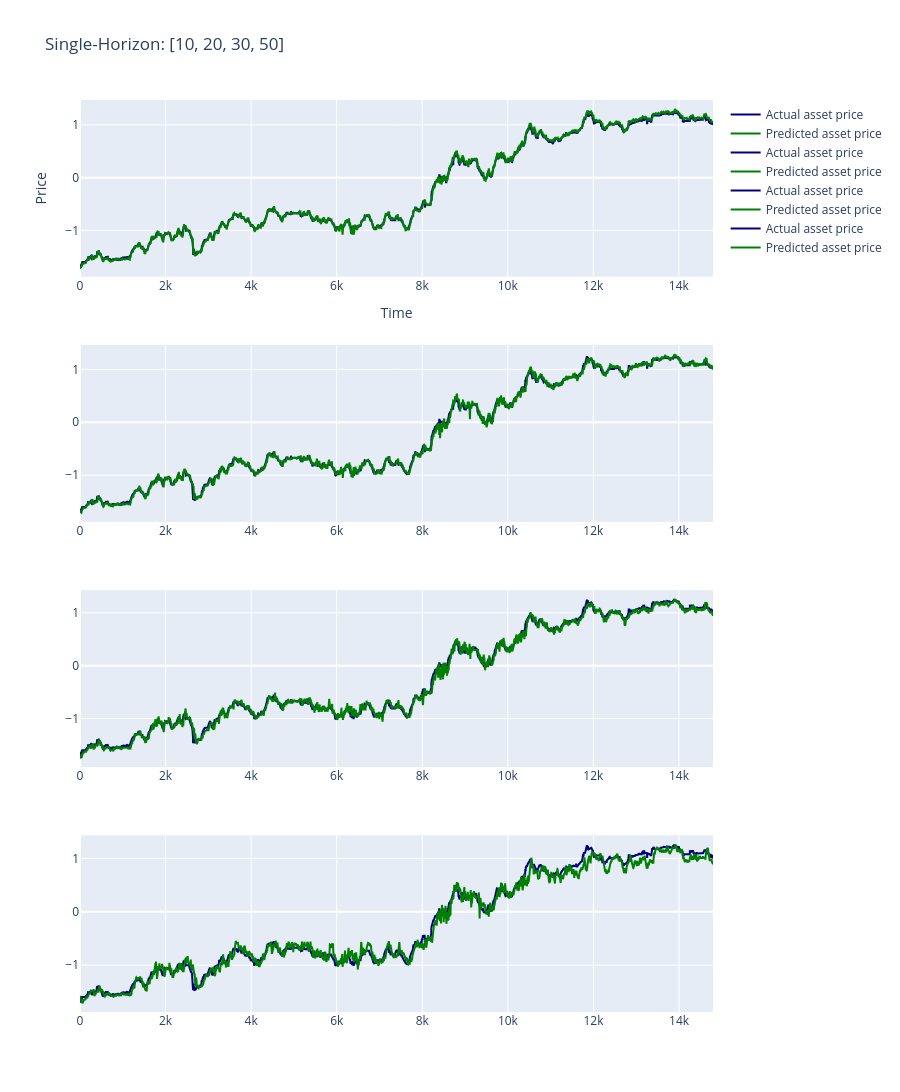

Notebook code for this chart:
### Markdown cell above
The simple LSTM model performs well, beating both the dummy regressors.

### Code cell
# final html plot for single horizon regression:
fig = make_subplots(rows=4, cols=1)
fig.add_scatter(y=true_10[:,0], mode='lines', name= "Actual asset price", line_color = "navy", row=1, col=1)
fig.add_scatter(y=pred_10[:,0], mode='lines', name= "Predicted asset price", line_color = "green", row=1, col=1)
fig.add_scatter(y=true_20[:,0], mode='lines', name= "Actual asset price", line_color = "navy", row=2, col=1)
fig.add_scatter(y=pred_20[:,0], mode='lines', name= "Predicted asset price", line_color = "green", row=2, col=1)
fig.add_scatter(y=true_30[:,0], mode='lines', name= "Actual asset price", line_color = "navy", row=3, col=1)
fig.add_scatter(y=pred_30[:,0], mode='lines', name= "Predicted asset price", line_color = "green", row=3, col=1)
fig.add_scatter(y=true_50[:,0], mode='lines', name= "Actual asset price", line_color = "navy", row=4, col=1)
fig.add_scatter(y=pred_50[:,0], mode='lines', name= "Predicted asset price", line_color = "green", row=4, col=1)
fig.update_layout(title = f"Single-Horizon: [10, 20, 30, 50]", xaxis_title = "Time", yaxis_title = "Price", height=1600)
fig.write_html(f'./figures/{best_model.name}-SH-all-FI-reg-pryce.html')
fig.show()

### Figure 1 — Plotly figure (JSON) as saved in the notebook; plotly's stock layout.template omitted (floating-point values rounded to 4 significant figures; data arrays with more than 128 entries replaced by an {"elided": "..."} marker saying what was removed)
{"data": [{"line": {"color": "navy"}, "mode": "lines", "name": "Actual asset price", "type": "scatter", "xaxis": "x", "y": {"elided": "14800 float values"}, "yaxis": "y"}, {"line": {"color": "green"}, "mode": "lines", "name": "Predicted asset price", "type": "scatter", "xaxis": "x", "y": {"elided": "14800 float values"}, "yaxis": "y"}, {"line": {"color": "navy"}, "mode": "lines", "name": "Actual asset price", "type": "scatter", "xaxis": "x2", "y": {"elided": "14798 float values"}, "yaxis": "y2"}, {"line": {"color": "green"}, "mode": "lines", "name": "Predicted asset price", "type": "scatter", "xaxis": "x2", "y": {"elided": "14798 float values"}, "yaxis": "y2"}, {"line": {"color": "navy"}, "mode": "lines", "name": "Actual asset price", "type": "scatter", "xaxis": "x3", "y": {"elided": "14797 float values"}, "yaxis": "y3"}, {"line": {"color": "green"}, "mode": "lines", "name": "Predicted asset price", "type": "scatter", "xaxis": "x3", "y": {"elided": "14797 float values"}, "yaxis": "y3"}, {"line": {"color": "navy"}, "mode": "lines", "name": "Actual asset price", "type": "scatter", "xaxis": "x4", "y": {"elided": "14794 float values"}, "yaxis": "y4"}, {"line": {"color": "green"}, "mode": "lines", "name": "Predicted asset price", "type": "scatter", "xaxis": "x4", "y": {"elided": "14794 float values"}, "yaxis": "y4"}], "layout": {"height": 1600, "title": {"text": "Single-Horizon: [10, 20, 30, 50]"}, "xaxis": {"anchor": "y", "domain": [0, 1], "title": {"text": "Time"}}, "xaxis2": {"anchor": "y2", "domain": [0, 1]}, "xaxis3": {"anchor": "y3", "domain": [0, 1]}, "xaxis4": {"anchor": "y4", "domain": [0, 1]}, "yaxis": {"anchor": "x", "domain": [0.8063, 1], "title": {"text": "Price"}}, "yaxis2": {"anchor": "x2", "domain": [0.5375, 0.7312]}, "yaxis3": {"anchor": "x3", "domain": [0.2687, 0.4625]}, "yaxis4": {"anchor": "x4", "domain": [0, 0.1938]}}}
